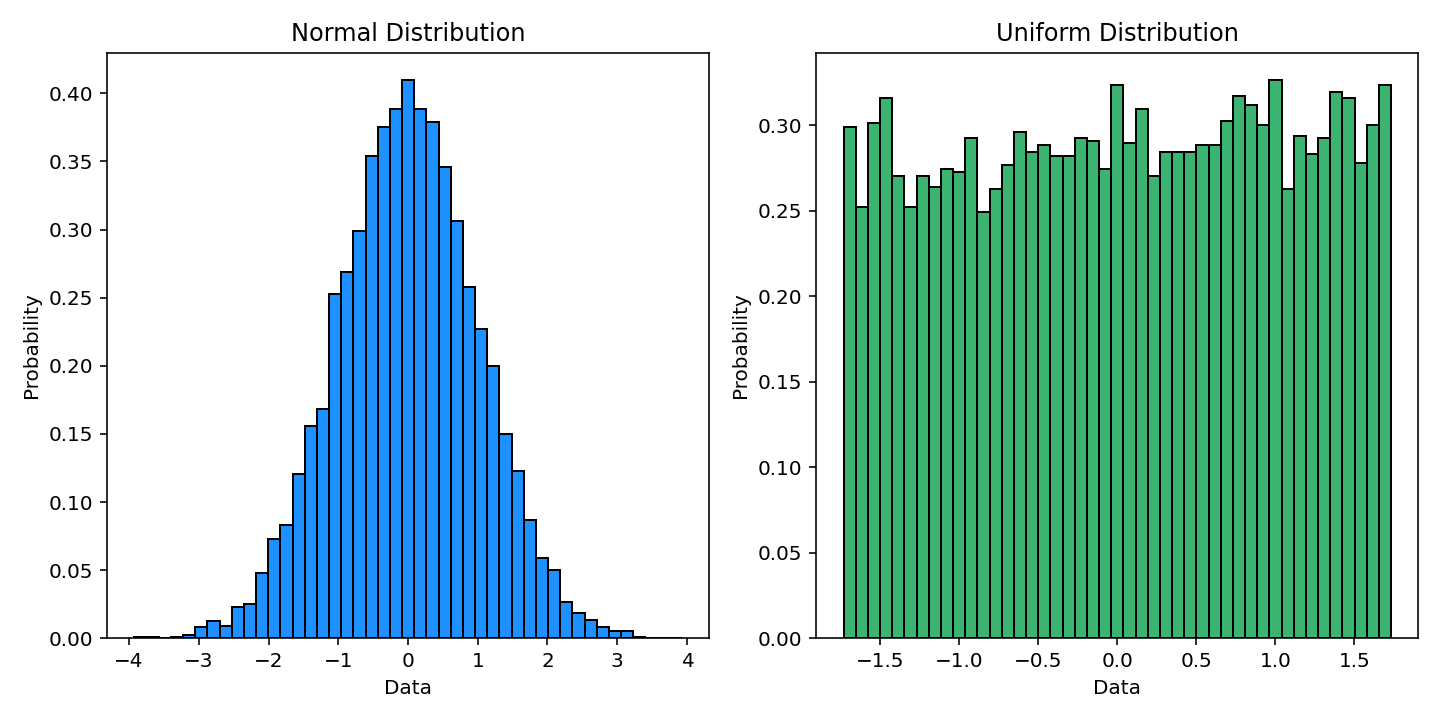

Write the Python code that produced this figure.
import numpy as np
import matplotlib.pyplot as plt

norm_vals = np.random.normal(0, 1, 10000)
uni_vals = np.random.uniform(-np.sqrt(3), np.sqrt(3), 10000)

plt.figure(figsize=(10, 5))

plt.subplot(1, 2, 1)
plt.hist(norm_vals, bins=45, density=True, color='dodgerblue', edgecolor='black')
plt.title('Normal Distribution')
plt.xlabel('Data')
plt.ylabel('Probability')

plt.subplot(1, 2, 2)
plt.hist(uni_vals, bins=45, density=True, color='mediumseagreen', edgecolor='black')
plt.title('Uniform Distribution')
plt.xlabel('Data')
plt.ylabel('Probability')

plt.tight_layout()
plt.savefig('ex4.png')
plt.show()
